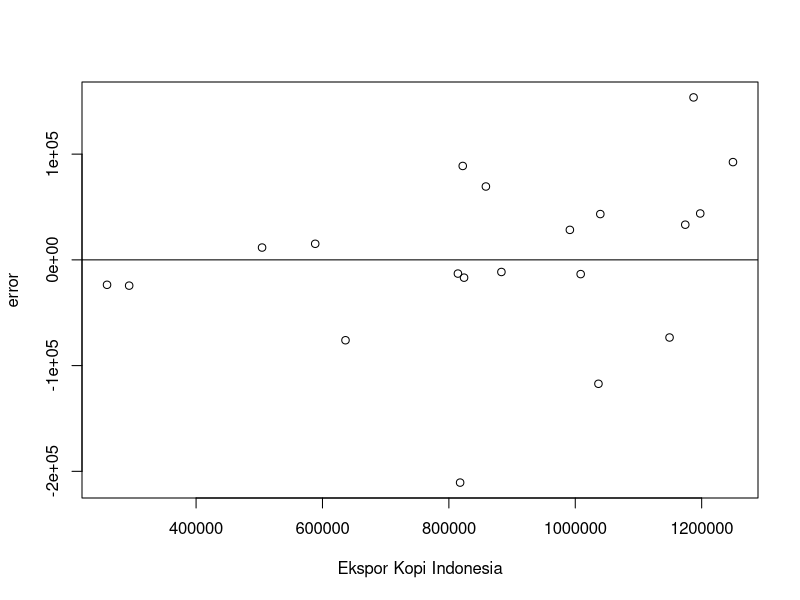
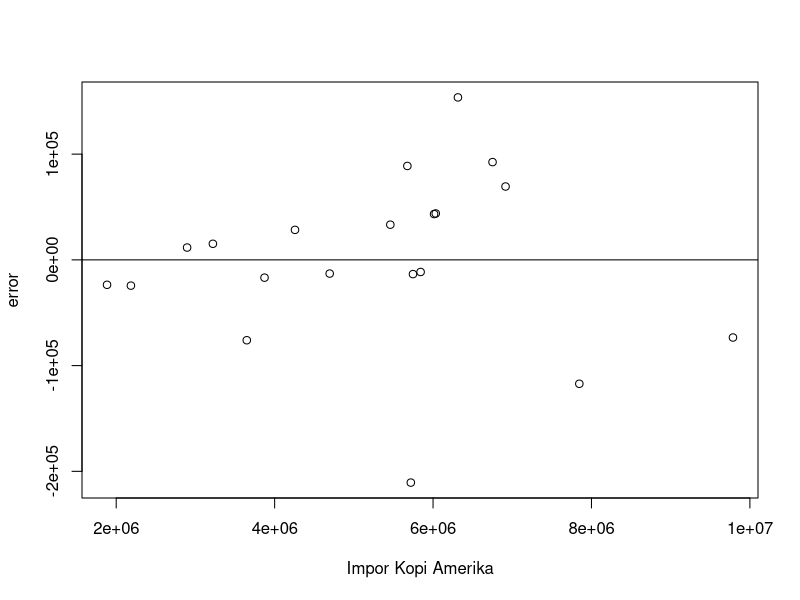
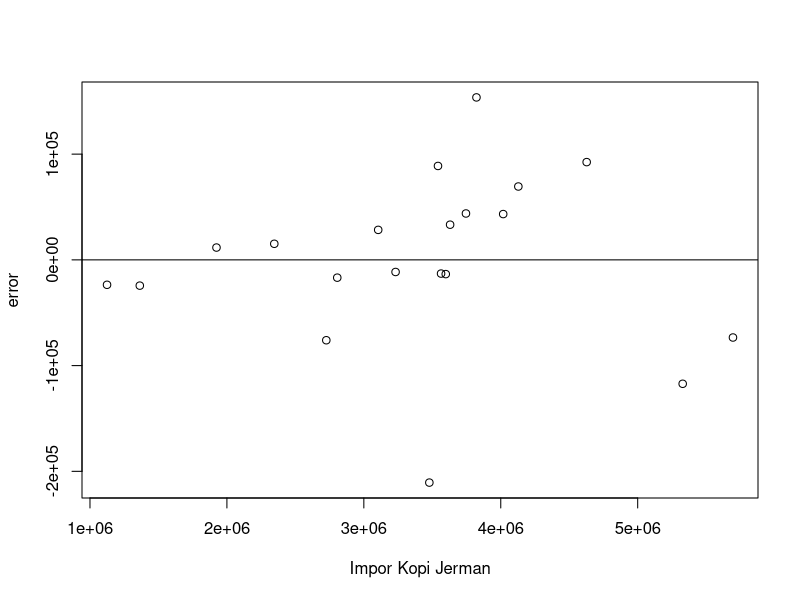
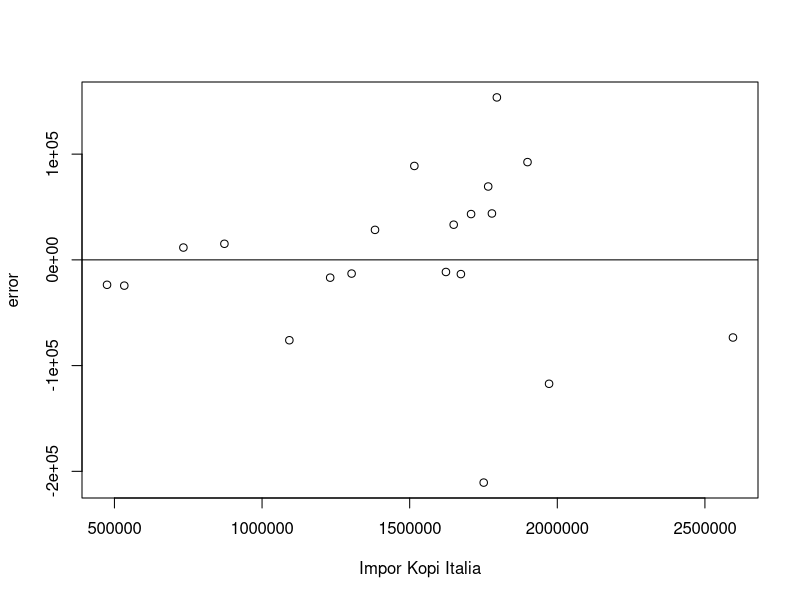
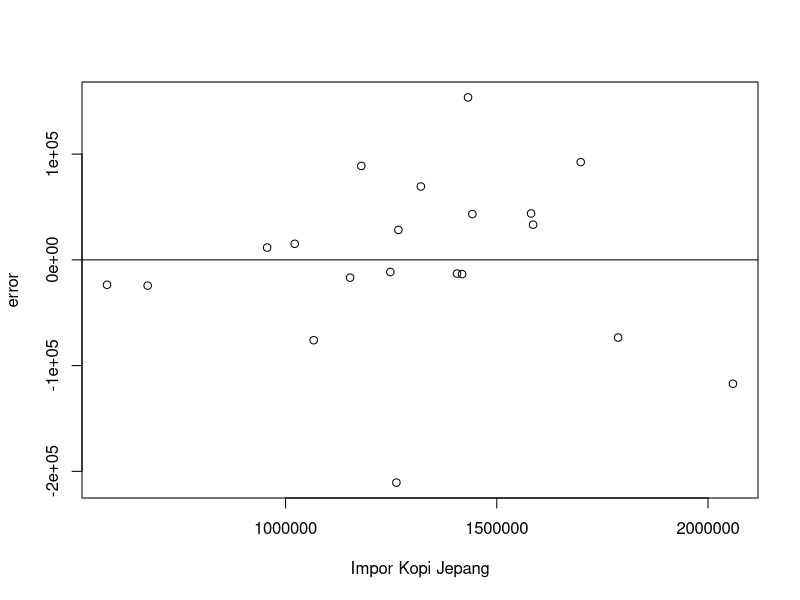
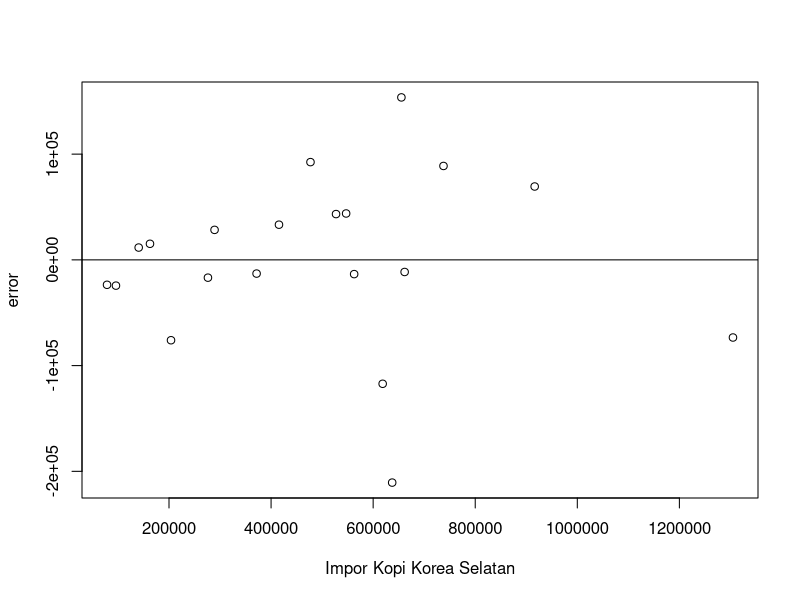

Write the R code that produced these figures, in order.
## ---- chunk 1
#| warning: false
#| echo: true
setwd("D:/METOPEL UAS/FADHIA METOPEL")
library(readxl)
library(tidyverse)
library(kableExtra)
## ---- chunk 2
#impor dataset
read_excel("kopi1.xlsx")
dat <- read_excel("kopi1.xlsx")
kbl(dat) %>%
  kable_styling(bootstrap_options = c("striped", "hover", "condensed", "responsive"))
reg1<-lm(indo~usa+jerman+itali+jepang+korsel,data=dat)
## ---- chunk 3
dat$m<-resid(reg1)
plot(dat$indo,dat$m,xlab="Ekspor Kopi Indonesia",ylab="error")
abline(h=0)

## ---- chunk 4
dat$m<-resid(reg1)
plot(dat$usa,dat$m,xlab="Impor Kopi Amerika",ylab="error")
abline(h=0)
## ---- chunk 5
dat$m<-resid(reg1)
plot(dat$jerman,dat$m,xlab="Impor Kopi Jerman",ylab="error")
abline(h=0)
## ---- chunk 6
dat$m<-resid(reg1)
plot(dat$itali,dat$m,xlab="Impor Kopi Italia",ylab="error")
abline(h=0)
## ---- chunk 7
dat$m<-resid(reg1)
plot(dat$jepang,dat$m,xlab="Impor Kopi Jepang",ylab="error")
abline(h=0)
## ---- chunk 8
dat$m<-resid(reg1)
plot(dat$korsel,dat$m,xlab="Impor Kopi Korea Selatan",ylab="error")
abline(h=0)
## ---- chunk 9
reg1<-lm(indo~usa+jerman+itali+jepang+korsel,data=dat)
summary(reg1)
